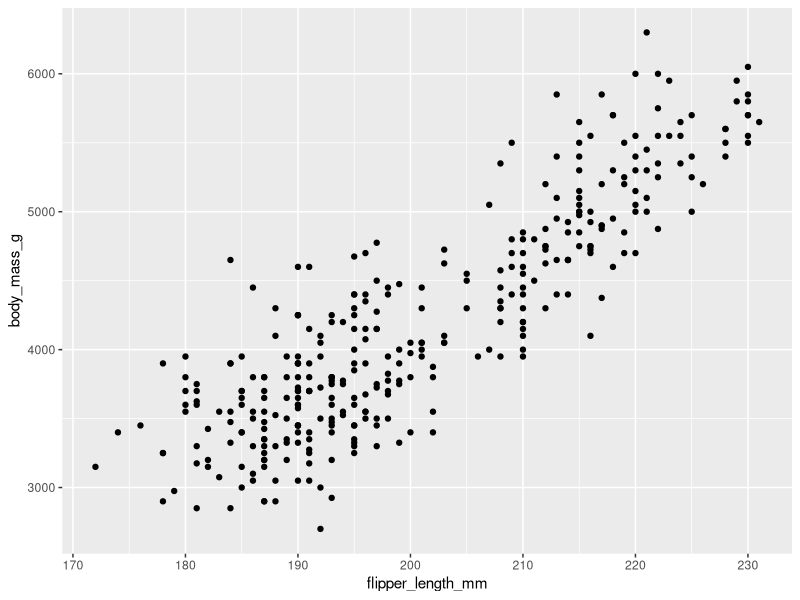
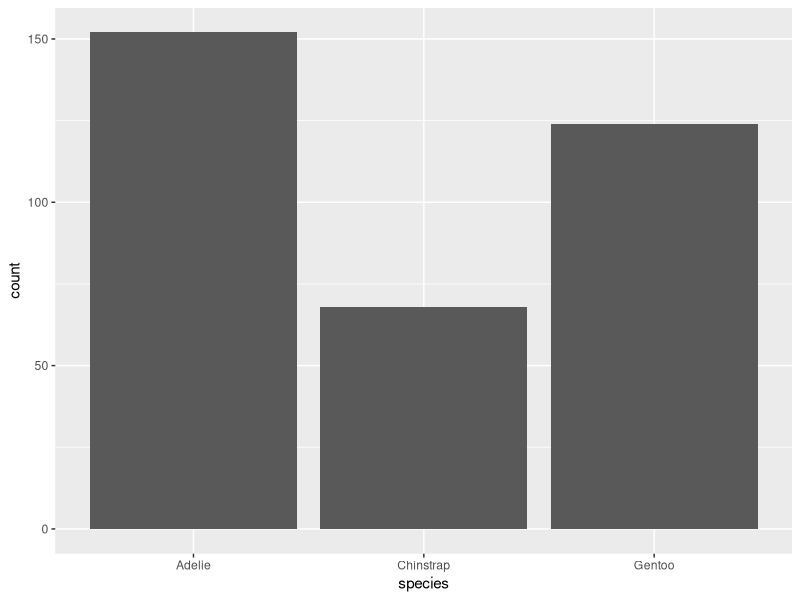
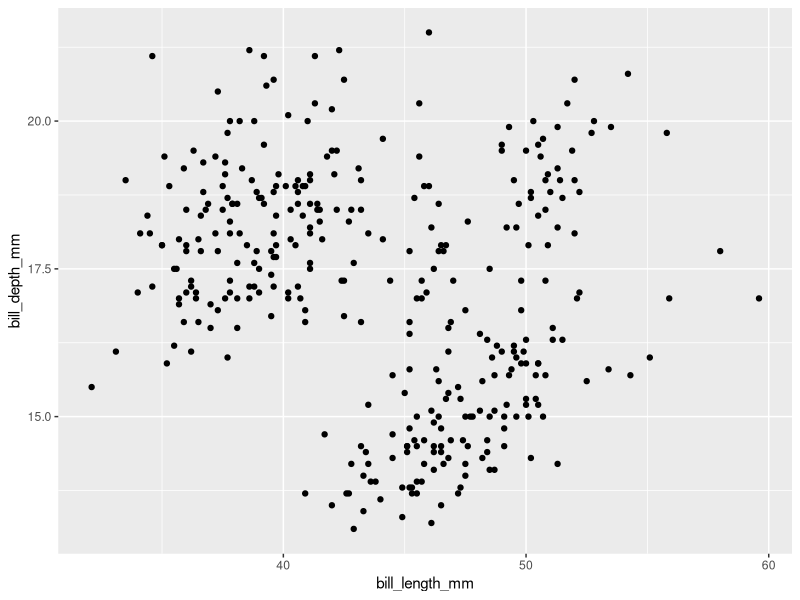
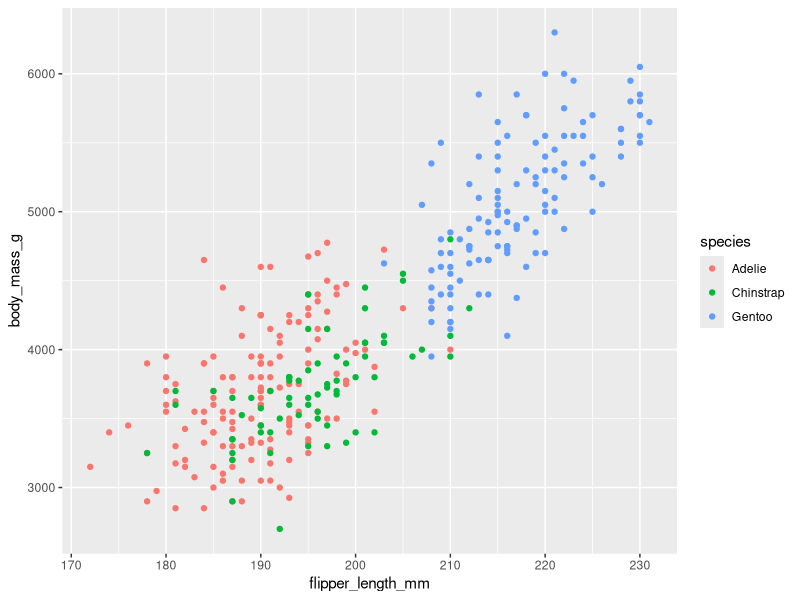
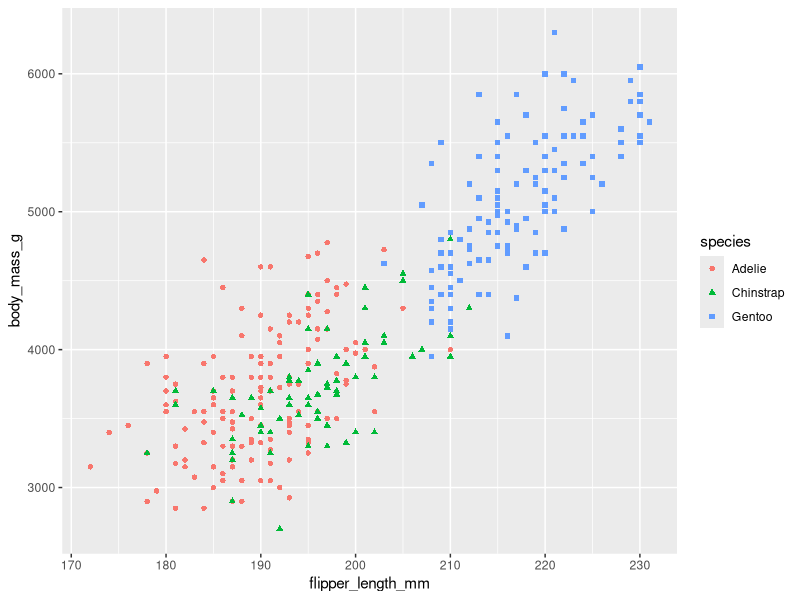
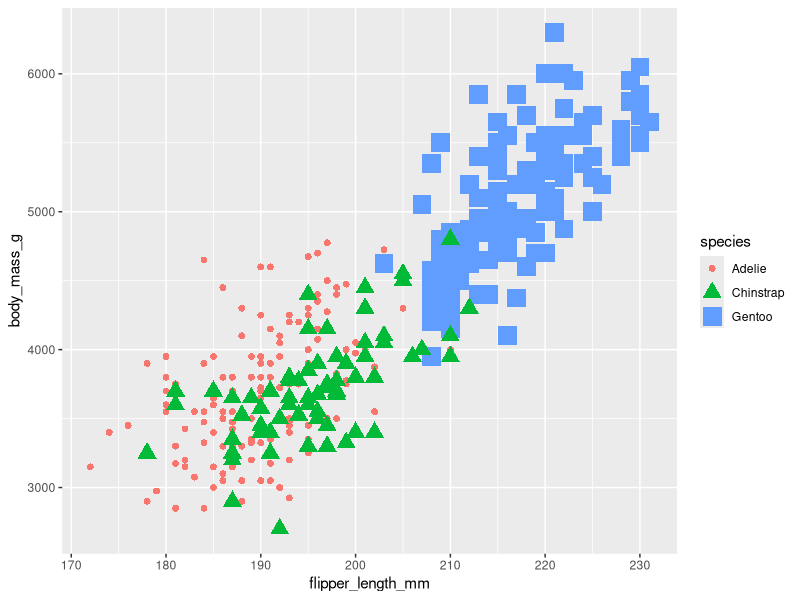
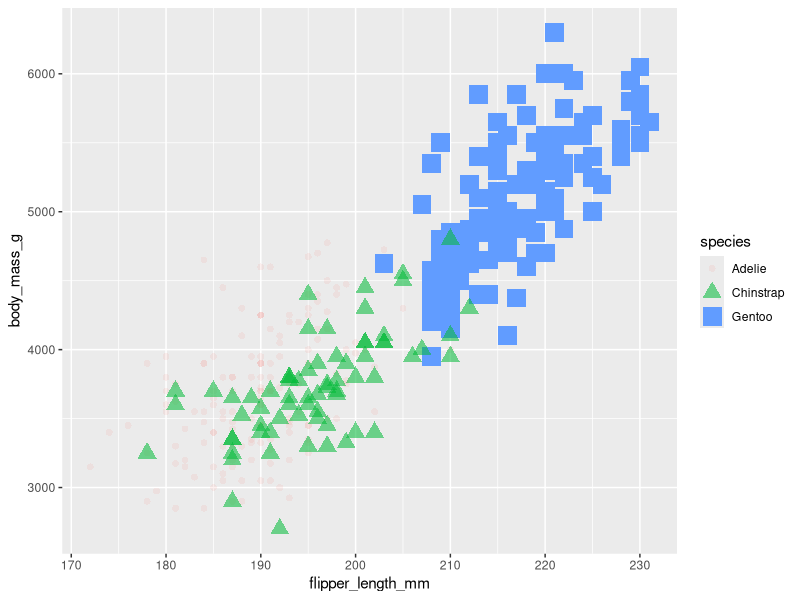
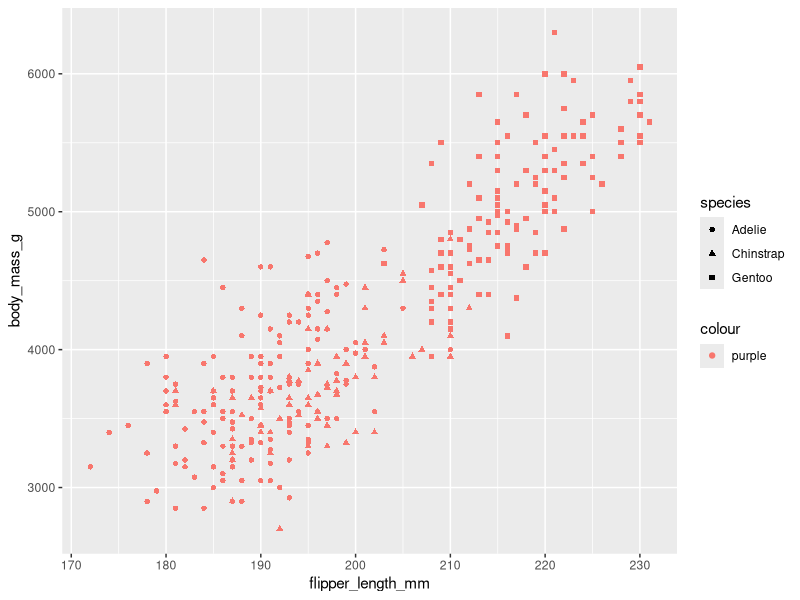

R code for these plots, in order:
library('ggplot2')

library('palmerpenguins')

ggplot(data=(penguins))+geom_point(mapping=aes(x=flipper_length_mm,
                                               y=body_mass_g))

ggplot(data=penguins)+geom_bar(mapping=aes(x=species))

ggplot(data=(penguins))+geom_point(mapping=aes(x=bill_length_mm,
                                               y=bill_depth_mm))

ggplot(data=(penguins))+geom_point(mapping=aes(x=flipper_length_mm,
                                               y=body_mass_g
                                               ,color=species))

ggplot(data=(penguins))+geom_point(mapping=aes(x=flipper_length_mm,
                                               y=body_mass_g
                                               ,color=species,shape=species))

ggplot(data=(penguins))+geom_point(mapping=aes(x=flipper_length_mm,
                                               y=body_mass_g
                                               ,color=species,shape=species,
                                               size=species))

ggplot(data=(penguins))+geom_point(mapping=aes(x=flipper_length_mm,y=body_mass_g,
                                               color=species,shape=species,
                                               size=species,alpha=species))

ggplot(data=(penguins))+geom_point(mapping=aes(x=flipper_length_mm,y=body_mass_g
                                               ,color='purple',shape=species))
